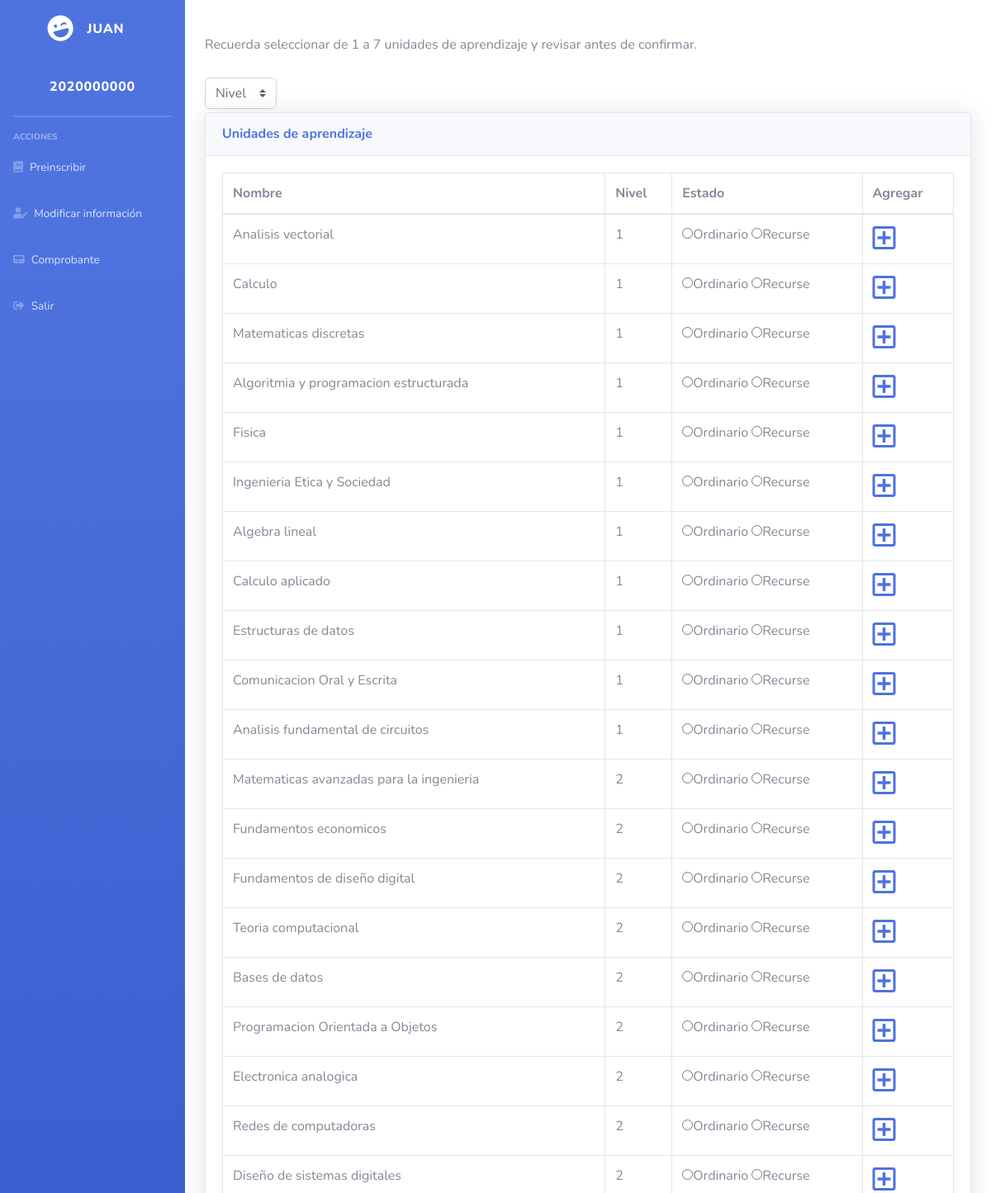
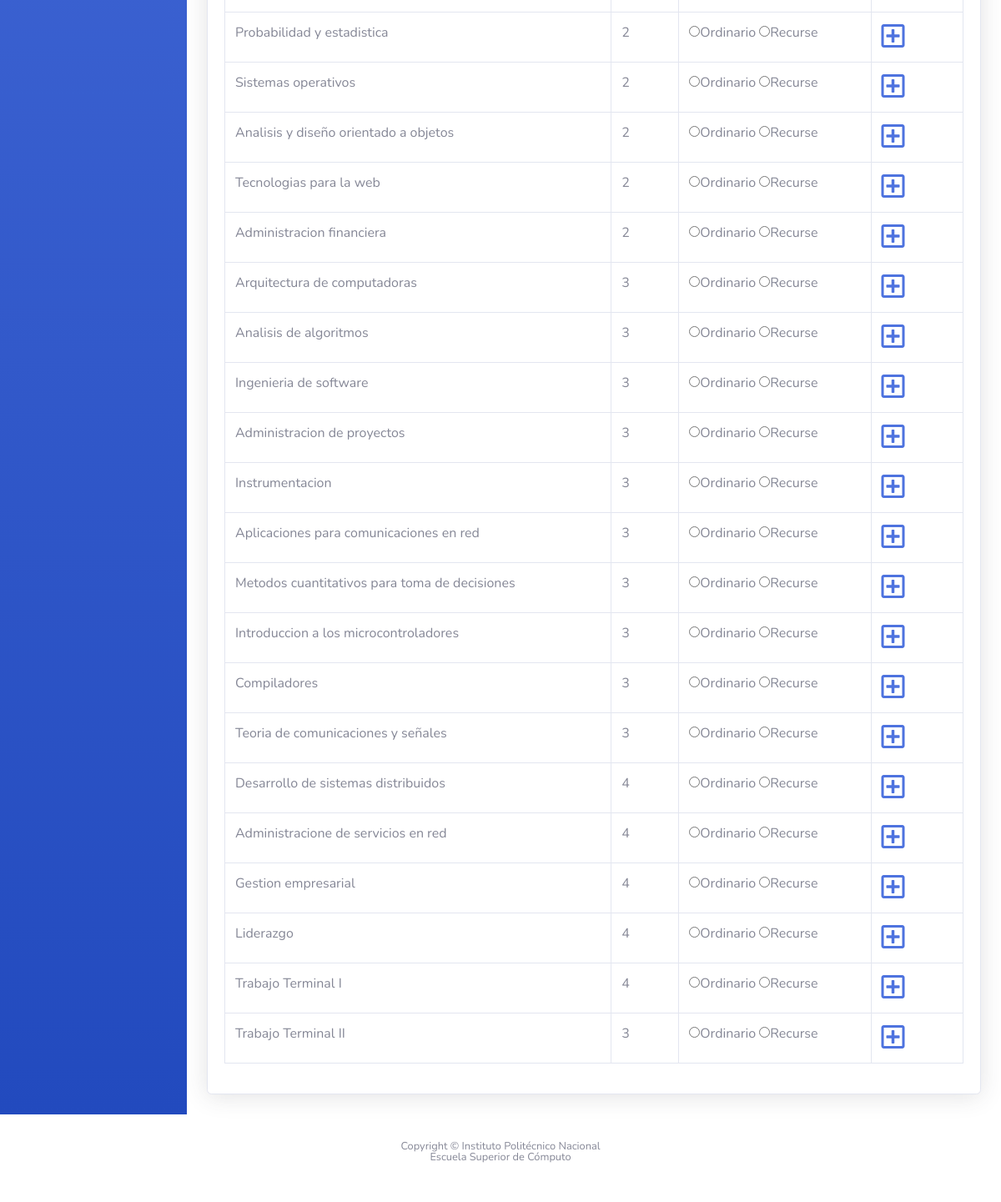
The app's page /pages/materias.php (signed in) with its own data (2 pictures, top to bottom).
### tables this page shows
CREATE TABLE student (
  id_boleta INT(10) NOT NULL,
  f_name nvarchar(25),
  m_name nvarchar(20),
  l_name nvarchar(20),
  email NVARCHAR(30),
  phone INT(30),
  gender varchar(5),
  b_date date,
  password NVARCHAR(30),
  PRIMARY KEY (id_boleta)
  );

CREATE TABLE subject (
  id_subject INT(5) NOT NULL,
  tipo INT,
  nombre VARCHAR(45),
  PRIMARY KEY (id_subject)
  );

### logic_php/student_info.php (called while the page is built)
<?php
    include("connection.php");
    $boleta = $_SESSION["id_boleta"];
    $sqlInfBoleta = "SELECT * FROM student WHERE id_boleta = '$boleta'";
    $resInfBoleta = mysqli_query($connection, $sqlInfBoleta);
    $infInfBoleta = mysqli_fetch_row($resInfBoleta);
?>

### logic_php/subject_info.php (called while the page is built, shortened)
<?php
    include("connection.php");
    $sqlInfSubject = "SELECT * FROM subject";
    $resInfSubject = mysqli_query($connection, $sqlInfSubject);
?>

### pages/materias.php (the view, shortened to what this page needs)
<?php
    if(isset($_SESSION["id_boleta"])){
      include("../logic_php/student_info.php");
      include("../logic_php/subject_info.php");
    }
?>
<!DOCTYPE html>
<html lang="en">
<head>
  <link href="../vendor/fontawesome-free/css/all.min.css" rel="stylesheet" type="text/css">
  <link href="../css/sb-admin-2.min.css" rel="stylesheet">
</head>
<body id="page-top">
  <div id="wrapper">
    <ul class="navbar-nav bg-gradient-primary sidebar sidebar-dark accordion" id="accordionSidebar">
      <a class="sidebar-brand d-flex align-items-center justify-content-center" href="index.php">
        <div class="sidebar-brand-icon rotate-n-15">
          <i class="fas fa-laugh-wink"></i>
        </div>
        <div class="sidebar-brand-text mx-3"><?php echo $infInfBoleta[1]; ?></div>
      </a>
      <a class="sidebar-brand d-flex align-items-center justify-content-center" href="index.php">
        <div class="sidebar-brand-text mx-3"><?php echo $infInfBoleta[0]; ?></div>
      </a>
      <hr class="sidebar-divider my-0">
      <hr class="sidebar-divider">
      <div class="sidebar-heading">
        Acciones
      </div>
      <li class="nav-item">
        <a class="nav-link" href="materias.php">
          <i class="fas fa-book"></i>
          <span>Preinscribir</span></a>
      </li>
      <li class="nav-item">
        <a class="nav-link" href="editar.php">
          <i class="fas fa-user-edit"></i>
          <span>Modificar información</span></a>
      </li>
      <li class="nav-item">
        <a class="nav-link" href="comprobante.php">
          <i class="fas fa-pager"></i>
          <span>Comprobante</span></a>
      </li>
      <li class="nav-item">
      <a class="nav-link" href="../logic_php/cerrar_sesion.php?nombreSesion=boleta">
        <i class="fas fa-sign-out-alt"></i>
          <span>Salir</span></a>
      </li>
    </ul>
    <div class="container-fluid">
<h1 class="h3 mb-2 text-gray-800">&nbsp;</h1>
<p class="mb-4">Recuerda seleccionar de 1 a 7 unidades de aprendizaje y revisar antes de confirmar.</p>
  <div class="form-row align-items-left">
    <div class="col-auto my-1">
      <select class="custom-select mr-sm-2" id="nivel" name="nivel">
        <option selected>Nivel</option>
      </select>
    </div>
  </div>
<div class="card shadow mb-4">
  <div class="card-header py-3">
    <h6 class="m-0 font-weight-bold text-primary">Unidades de aprendizaje</h6>
  </div>
  <div class="card-body">
    <div class="table-responsive">
      <table class="table table-bordered" id="dataTable" width="100%" cellspacing="0">
        <thead>
          <tr>
            <th>Nombre</th>
            <th>Nivel</th>
            <th>Estado</th>
            <th>Agregar</th>
          </tr>
        </thead>
        <tbody>
          <?php
            while($row=mysqli_fetch_array($resInfSubject)){?>
              <tr>
                <td><?php echo $row['nombre']?></td>
                <td><?php echo $row['tipo']?></td>
                <td>
                <form method = "post" action = "ejemplo.php">
                    <div>
                        <input type = "radio" name = "preg1" value = "foo" >Ordinario</input>
                        <input type = "radio" name = "preg1" value = "bar" >Recurse</input>
                    </div>
                </form>
                </td>
                <td>
                  <a href="materias.php"><i class="far fa-plus-square fa-2x"></i></a>
                </td>
              </tr>
          <?php } ?>
        </tbody>
      </table>
    </div>
  </div>
</div>
</div>
</div>
      <footer class="sticky-footer bg-white">
        <div class="container my-auto">
          <div class="copyright text-center my-auto">
            <span>Copyright &copy; Instituto Politécnico Nacional</span>
            <p>Escuela Superior de Cómputo</p>
          </div>
        </div>
      </footer>
</body>
</html>

### records on screen
student: f_name "JUAN", id_boleta "2020000000"
subject: nombre "Analisis vectorial", tipo "1"
subject: nombre "Calculo", tipo "1"
subject: nombre "Matematicas discretas", tipo "1"
subject: nombre "Algoritmia y programacion estructurada", tipo "1"
subject: nombre "Fisica", tipo "1"
subject: nombre "Ingenieria Etica y Sociedad", tipo "1"
subject: nombre "Algebra lineal", tipo "1"
subject: nombre "Calculo aplicado", tipo "1"
subject: nombre "Estructuras de datos", tipo "1"
subject: nombre "Comunicacion Oral y Escrita", tipo "1"
subject: nombre "Analisis fundamental de circuitos", tipo "1"
subject: nombre "Matematicas avanzadas para la ingenieria", tipo "2"
subject: nombre "Fundamentos economicos", tipo "2"
subject: nombre "Fundamentos de diseño digital", tipo "2"
subject: nombre "Teoria computacional", tipo "2"
subject: nombre "Bases de datos", tipo "2"
subject: nombre "Programacion Orientada a Objetos", tipo "2"
subject: nombre "Electronica analogica", tipo "2"
subject: nombre "Redes de computadoras", tipo "2"
subject: nombre "Diseño de sistemas digitales", tipo "2"
subject: nombre "Probabilidad y estadistica", tipo "2"
subject: nombre "Sistemas operativos", tipo "2"
subject: nombre "Analisis y diseño orientado a objetos", tipo "2"
subject: nombre "Tecnologias para la web", tipo "2"
subject: nombre "Administracion financiera", tipo "2"
subject: nombre "Arquitectura de computadoras", tipo "3"
subject: nombre "Analisis de algoritmos", tipo "3"
subject: nombre "Ingenieria de software", tipo "3"
subject: nombre "Administracion de proyectos", tipo "3"
subject: nombre "Instrumentacion", tipo "3"
subject: nombre "Aplicaciones para comunicaciones en red", tipo "3"
subject: nombre "Metodos cuantitativos para toma de decisiones", tipo "3"
subject: nombre "Introduccion a los microcontroladores", tipo "3"
subject: nombre "Compiladores", tipo "3"
subject: nombre "Teoria de comunicaciones y señales", tipo "3"
subject: nombre "Desarrollo de sistemas distribuidos", tipo "4"
subject: nombre "Administracione de servicios en red", tipo "4"
subject: nombre "Gestion empresarial", tipo "4"
subject: nombre "Liderazgo", tipo "4"
subject: nombre "Trabajo Terminal I", tipo "4"
subject: nombre "Trabajo Terminal II", tipo "3"
